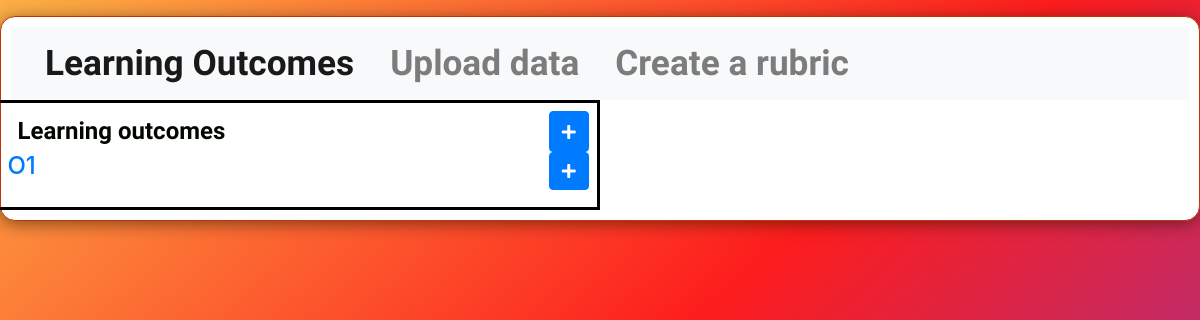
Before: /cycle/1 with the older database file.
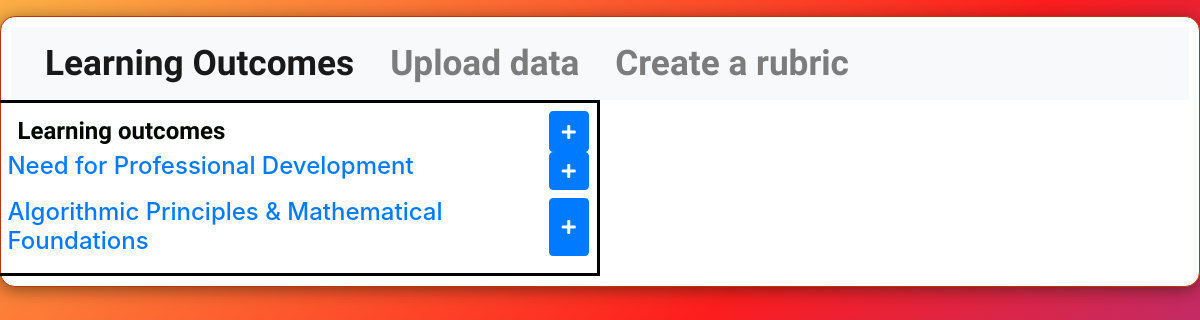
After: the same page with the newer database file.
### main/models.py (models this page shows, shortened)
class Outcome(models.Model):
    title = models.CharField(max_length=200, default='', null=True)
    status = models.BooleanField(default=True)
    cycle = models.ManyToManyField(Cycle)

### main/views.py (the view)
# urls.py: path('cycle/<int:cycle_id>', views.cycle, name = 'cycle'),
def cycle(request, cycle_id):
    outcomes = Outcome.objects.filter(cycle=cycle_id);
    evaluators = Evaluator.objects.all();
    measures = Measure.objects.all();
    rubrics = Rubric.objects.all();
    context = {'cycle_id':cycle_id, 'outcomes': outcomes, 'evaluators': evaluators, 'measures': measures, 'rubrics': rubrics}
    return render(request, 'main/cycle.html', context)

### main/templates/main/cycle.html (shortened to what this page needs)
{% extends  'base.html' %}
{% load static %}
{% block body_block %}
<div class = "container-fluid" id = "main_content">
  <nav class="navbar navbar-expand-lg navbar-light bg-light">
  <div class="collapse navbar-collapse" id="navbarTogglerDemo01">
    <ul class="navbar-nav mr-auto mt-2 mt-lg-0">
      <li class="nav-item active">
        <a class="nav-link" href="#">Learning Outcomes <span class="sr-only">(current)</span></a>
      </li>
      <li class="nav-item">
        <a class="nav-link" href="{%url 'main:upload'%}">Upload data</a>
      </li>
      <li class="nav-item">
        <a class="nav-link" href="{%url 'main:test_rubric'%}">Create a rubric</a>
      </li>
    </ul>
  </div>
</nav>
  <div class = "row">
    <div class = "col col-lg-6 objs ">
    <div class = "d-flex justify-content-between">
    <span id ="title">  Learning outcomes </span>
<button type="button" class="btn btn-primary" data-toggle="modal" data-target="#exampleModalCenter">
 <i class="fas fa-plus"></i>
</button>
</div>
<div class="panel-group" id="accordion">
  {%for outcome in outcomes%}
  <div class="panel panel-default">
    <div class="panel-heading">
      <h4 class="panel-title">
        <div class = "d-flex justify-content-between">
        <a data-toggle="collapse" data-parent="#accordion" href="#collapse{{outcome.id}}">{{outcome.title}}</a>
        <button type="button" class="btn btn-primary text-right" data-toggle="modal" data-target="#exampleModalCenterNewMeasure{{outcome.id}}" data-measure-id = "{{measure.id}}">
          <i class="fas fa-plus"></i>
        </button>
        </div>
      </h4>
    </div>
  </div>
  {%endfor%}
</div>
</div>
</div>
{%endblock%}

Changed rows visible on the page:
removed Outcome: title "O1"
added Outcome: title "Need for Professional Development"
added Outcome: title "Algorithmic Principles & Mathematical Foundations"
